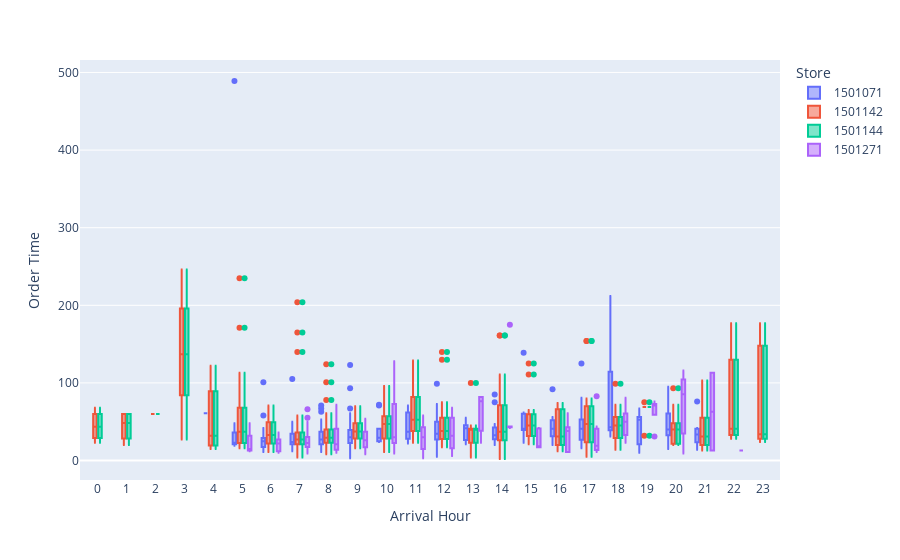

Source (notebook cell):
### Markdown cell above
**Histogram of _# of order_ over time**

1. It is evident that store 1071 (blue) has the highest overall business volume (most orders), while store 1271 records the fewest orders.
2. The other two stores (red and green) exhibit very similar patterns.
3. The busiest period for all stores is between 5 am and 9 am. Additionally, both red and green stores receive orders early (before 5 am) and late (after 10 pm).

### Code cell
# box graph on order time overtime
fig = px.box(df, x='Arrival Hour', y='Order Time', color='Store')
fig.update_layout(xaxis={'dtick': 'M1'})
fig.show()

### Figure 1 — Plotly figure (JSON) as saved in the notebook; plotly's stock layout.template omitted (floating-point values rounded to 4 significant figures; data arrays with more than 128 entries replaced by an {"elided": "..."} marker saying what was removed)
{"data": [{"alignmentgroup": "True", "hovertemplate": "Store=1501071<br>Arrival Hour=%{x}<br>Order Time=%{y}<extra></extra>", "legendgroup": "1501071", "marker": {"color": "#636efa"}, "name": "1501071", "notched": false, "offsetgroup": "1501071", "orientation": "v", "showlegend": true, "type": "box", "x": {"elided": "342 int values"}, "x0": " ", "xaxis": "x", "y": {"elided": "342 int values"}, "y0": " ", "yaxis": "y"}, {"alignmentgroup": "True", "hovertemplate": "Store=1501142<br>Arrival Hour=%{x}<br>Order Time=%{y}<extra></extra>", "legendgroup": "1501142", "marker": {"color": "#EF553B"}, "name": "1501142", "notched": false, "offsetgroup": "1501142", "orientation": "v", "showlegend": true, "type": "box", "x": {"elided": "386 int values"}, "x0": " ", "xaxis": "x", "y": {"elided": "386 int values"}, "y0": " ", "yaxis": "y"}, {"alignmentgroup": "True", "hovertemplate": "Store=1501144<br>Arrival Hour=%{x}<br>Order Time=%{y}<extra></extra>", "legendgroup": "1501144", "marker": {"color": "#00cc96"}, "name": "1501144", "notched": false, "offsetgroup": "1501144", "orientation": "v", "showlegend": true, "type": "box", "x": {"elided": "386 int values"}, "x0": " ", "xaxis": "x", "y": {"elided": "386 int values"}, "y0": " ", "yaxis": "y"}, {"alignmentgroup": "True", "hovertemplate": "Store=1501271<br>Arrival Hour=%{x}<br>Order Time=%{y}<extra></extra>", "legendgroup": "1501271", "marker": {"color": "#ab63fa"}, "name": "1501271", "notched": false, "offsetgroup": "1501271", "orientation": "v", "showlegend": true, "type": "box", "x": {"elided": "215 int values"}, "x0": " ", "xaxis": "x", "y": {"elided": "215 int values"}, "y0": " ", "yaxis": "y"}], "layout": {"autosize": true, "boxmode": "group", "dragmode": "zoom", "legend": {"title": {"text": "Store"}, "tracegroupgap": 0}, "margin": {"t": 60}, "xaxis": {"anchor": "y", "autorange": true, "domain": [0, 1], "dtick": "M1", "range": [-0.59, 23.59], "showspikes": false, "title": {"text": "Arrival Hour"}, "type": "linear"}, "yaxis": {"anchor": "x", "autorange": true, "domain": [0, 1], "range": [-25.06, 516.1], "showspikes": false, "title": {"text": "Order Time"}, "type": "linear"}}}
